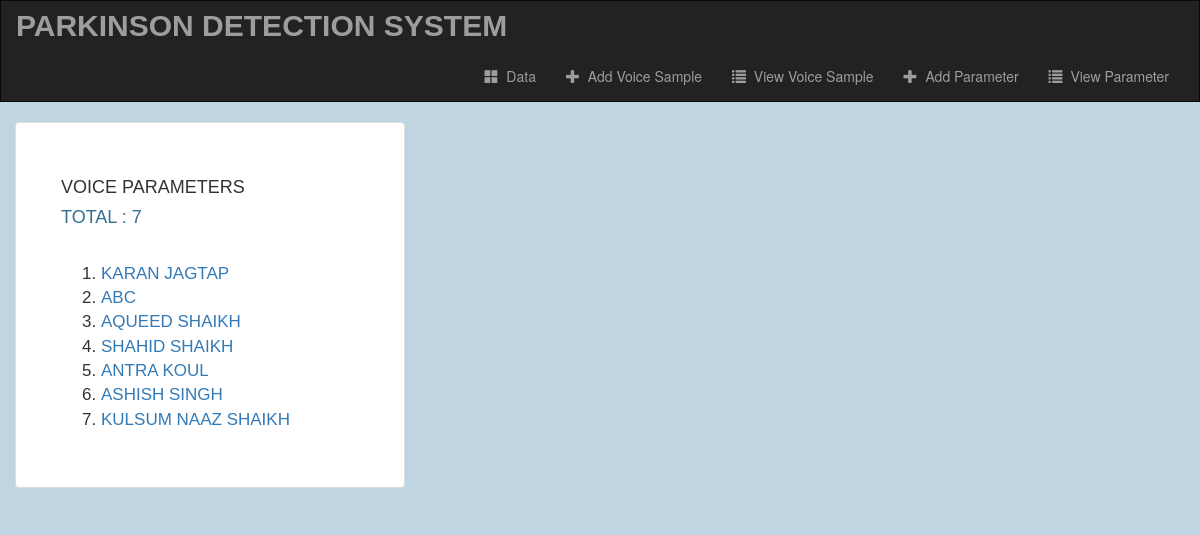
The app's page /data/diseases-list/, older data.
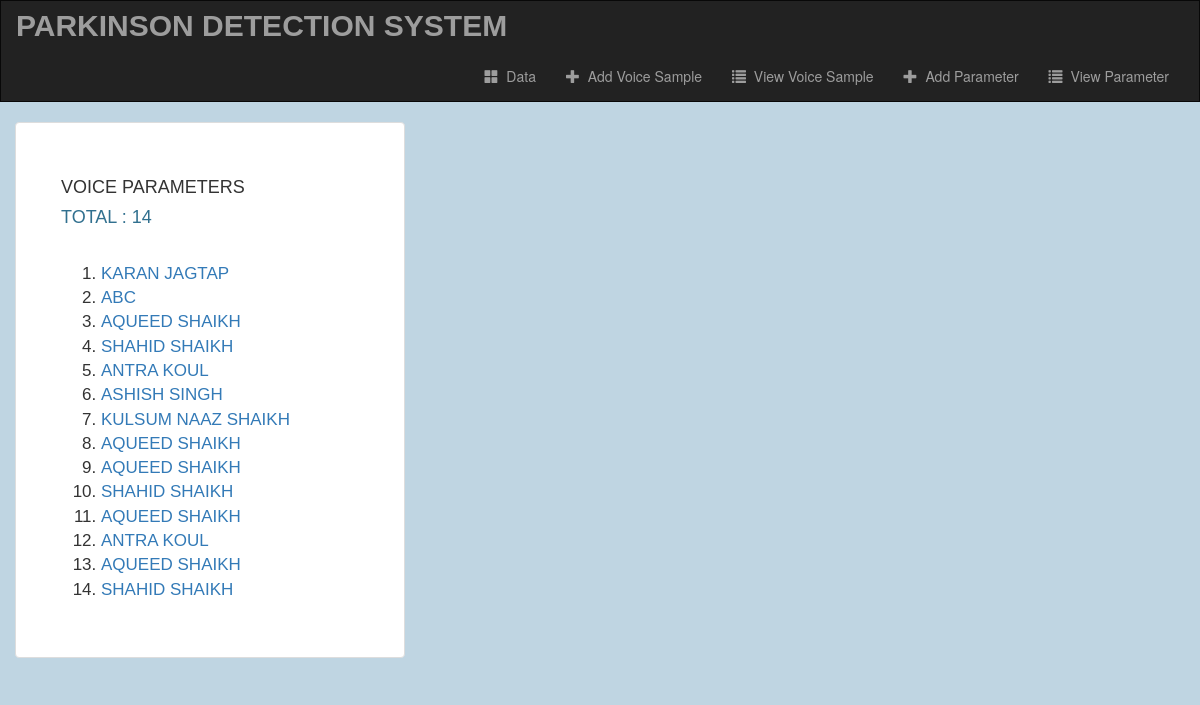
The same page, newer data.
### data/models.py (models this page shows, shortened)
class DiseaseModel(models.Model):
    patient = models.ForeignKey(PatientProfileModel, on_delete=models.CASCADE, null=True, blank=True)
    fo = models.FloatField(null=True, blank=True)
    fhi = models.FloatField(null=True, blank=True)
    flo = models.FloatField(null=True, blank=True)
    jitter = models.FloatField(null=True, blank=True)
    jitter_abs = models.FloatField(null=True, blank=True)
    rap = models.FloatField(null=True, blank=True)
    ppq = models.FloatField(null=True, blank=True)
    ddp = models.FloatField(null=True, blank=True)
    shimmer = models.FloatField(null=True, blank=True)
    shimmer_db = models.FloatField(null=True, blank=True)
    shimmer_apq3 = models.FloatField(null=True, blank=True)
    shimmer_apq5 = models.FloatField(null=True, blank=True)
    apq = models.FloatField(null=True, blank=True)
    dda = models.FloatField(null=True, blank=True)
    nhr = models.FloatField(null=True, blank=True)
    hnr = models.FloatField(null=True, blank=True)
    rpde = models.FloatField(null=True, blank=True)
    dfa = models.FloatField(null=True, blank=True)
    spread1 = models.FloatField(null=True, blank=True)
    spread2 = models.FloatField(null=True, blank=True)
    d2 = models.FloatField(null=True, blank=True)
    ppe = models.FloatField(null=True, blank=True)
    parameters_file = models.FileField(upload_to='parameters_files/', null=True, blank=True)

### account/models.py (models this page shows)
class PatientProfileModel(models.Model):
    name = models.CharField(max_length=100, error_messages={'required': 'Please Enter your name'}, default='')
    age = models.IntegerField(blank=True, default=0)
    gender = models.CharField(max_length=10, default='Male')
    smoker = models.CharField(max_length=10, default='No')
    height = models.CharField(max_length=20, default='0', help_text='5 ft. 6 in.')
    weight = models.IntegerField(error_messages={'required': 'Please Enter a numeric value'}, default=0, help_text='kg.')
    blood_pressure = models.IntegerField(error_messages={'required': 'Please Enter a numeric value'}, default=0)
    state = models.CharField(max_length=20, default='')
    city = models.CharField(max_length=20, default='')
    def __str__(self):
        return self.name

### data/views.py (the view)
# urls.py: path('diseases-list/', views.diseases_list, name="diseases-list"),
def diseases_list(request):
    diseases = DiseaseModel.objects.all()
    return render(request, 'data/diseases_list.html',
                  {'count': DiseaseModel.objects.count(),
                   'diseases': diseases})

### data/templates/data/diseases_list.html
{% extends 'data/base.html' %}
{% block body %}
<div class="container">
  <div class="row justify-content-md-center">
    <div class="thumbnail col-md-4">
      <h4 class="text-sm-center">Voice Parameters</h4>
      <h4 class="text-sm-center text-info">Total : {{ count }}</h4><br>
      <ol>
        {% for disease in diseases %}
        <li>
            <a class="link-text" href="{% url 'data:disease-details' disease.id %}">{{ disease.patient }}</a>
        </li>
        {% endfor %}
      </ol>
    </div>
  </div>
</div>
{% endblock %}

### data/templates/data/base.html (shortened to what this page needs)
<!DOCTYPE html>
<html lang="en">
<head>
  {% load static %}
  <link rel="stylesheet" href="https://maxcdn.bootstrapcdn.com/bootstrap/3.3.6/css/bootstrap.min.css">
  <link rel="stylesheet" type="text/css" href="{% static 'data/style.css' %}"/>
</head>
<body>
<nav class="navbar navbar-inverse">
  <div class="container-fluid">
    <div class="navbar-header">
      <a class="navbar-brand" href="{% url 'index' %}">Parkinson Detection System</a>
    </div>
    <div class="collapse navbar-collapse" id="topNavBar">
      <ul class="nav navbar-nav navbar-right">
        <li>
          <a href="{% url 'data:index' %}">
            <span class="glyphicon glyphicon-th-large" aria-hidden="true"></span>&nbsp; Data
          </a>
        </li>
        <li>
          <a href="{% url 'data:symptom-add' %}">
            <span class="glyphicon glyphicon-plus" aria-hidden="true"></span>&nbsp; Add Voice Sample
          </a>
        </li>
        <li>
          <a href="{% url 'data:symptoms-list' %}">
            <span class="glyphicon glyphicon-list" aria-hidden="true"></span>&nbsp; View Voice Sample
          </a>
        </li>
        <li>
          <a href="{% url 'data:disease-add' %}">
            <span class="glyphicon glyphicon-plus" aria-hidden="true"></span>&nbsp; Add Parameter
          </a>
        </li>
        <li>
          <a href="{% url 'data:diseases-list' %}">
            <span class="glyphicon glyphicon-list" aria-hidden="true"></span>&nbsp; View Parameter
          </a>
        </li>
      </ul>
    </div>
  </div>
</nav>
{% block body %}
{% endblock %}
</body>
</html>

### data/static/data/style.css (style rules this page uses)
body { background-size: cover; background-repeat: no-repeat; background-color: #BFD5E2; }
.navbar { border-radius: 0; }
.navbar-brand { font-size: 30px; font-family: 'Verdana', sans-serif; text-transform: uppercase; font-weight: bold; }
.thumbnail { z-index: 10; padding: 4.5rem; font-family: 'Verdana', sans-serif; text-transform: uppercase; font-size: 17px; }

Row changes from the older to the newer data that the page shows:
added DiseaseModel: patient "AQUEED SHAIKH"
added DiseaseModel: patient "AQUEED SHAIKH"
added DiseaseModel: patient "SHAHID SHAIKH"
added DiseaseModel: patient "AQUEED SHAIKH"
added DiseaseModel: patient "ANTRA KOUL"
added DiseaseModel: patient "AQUEED SHAIKH"
added DiseaseModel: patient "SHAHID SHAIKH"
Text that changed along with them:
{{ count }}: "7" → "14"
